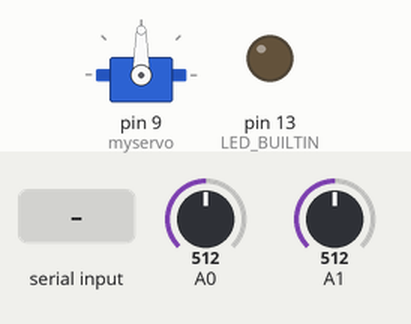
Bench run of a sketch on a simulated Arduino Uno, built with avr-gcc and run on an emulated ATmega328P. Shown: servo, output pins drawn as LEDs (lit = HIGH). The test bench sets the inputs (shaded band); at power-on: A0 = 512, A1 = 512. What the sketch prints to the serial monitor is not drawn.

Above: at 1.2 s.
1.3 s: "30,150\n" received over Serial
At 2.6 s:
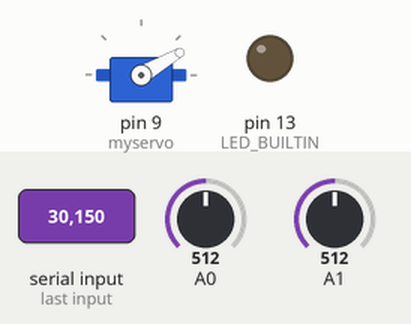
2.9 s: "5\n" received over Serial
At 4.2 s:
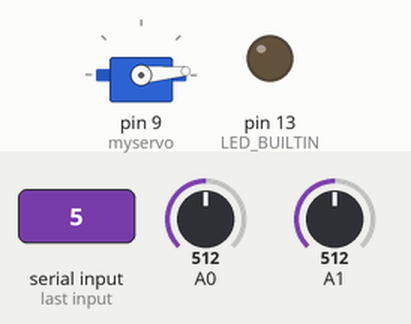
4.5 s: "200\n" received over Serial
At 5.8 s:
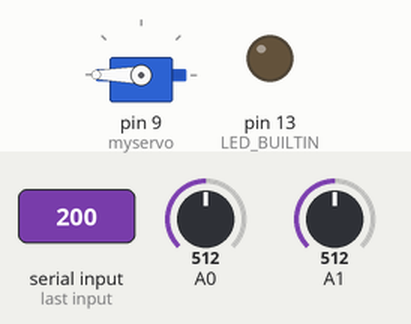
6.1 s: "90,45\n" received over Serial
At 7.4 s:
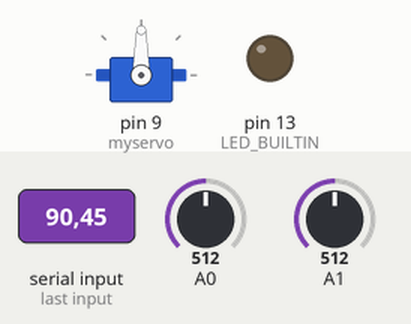
7.7 s: A0 set to 108
10.7 s: A0 set to 90
Timing chart, 0 to 13.7 s (numbered marks = the images above; inputs shaded):
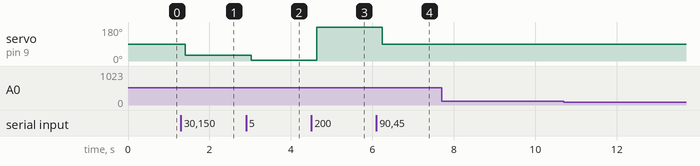

Measured:
- after the input at 1.3 s, servo on pin 9 (myservo): 90° → 30° after 0.11 s
- after the input at 2.9 s, servo on pin 9 (myservo): 30° → 5° after 0.12 s
- after the input at 4.5 s, servo on pin 9 (myservo): 5° → 180° after 0.13 s
- after the input at 6.1 s, servo on pin 9 (myservo): 180° → 90° after 0.14 s
- after the input at 7.7 s, every drawn part: stays the same
- after the input at 10.7 s, every drawn part: stays the same

The sketch:

arduino-connected.ino
```cpp
String inputString = "";
boolean stringComplete = false;

#include <Servo.h>

Servo myservo;  // create servo object to control a servo

void mqttify(char* destination, const char* payloadName, const char* payloadData) {
  strcpy(destination, "{\"" );
  strcat(destination, payloadName );
  strcat(destination, "\":" );
  strcat(destination, payloadData );
  strcat(destination, "}");
}

void setup() {
  // initialize serial:
  Serial.begin(9600);
  // reserve 200 bytes for the inputString:
  inputString.reserve(200);
  myservo.attach(9);
  pinMode(LED_BUILTIN, OUTPUT);
}

void loop() {
  int apa;
  char reply[32];
  char jsonreply[128];

  if (1) {

    apa = analogRead(A0);
    itoa(apa, reply, 10);
    mqttify(jsonreply, "lightlevel", reply);
    Serial.println(jsonreply);

    apa = analogRead(A1);
    itoa(apa, reply, 10);
    mqttify(jsonreply, "humidity", reply);
    Serial.println(jsonreply);
    delay(100); // don't flood the poor serial port
  }

  if (stringComplete) {
    myservo.write(inputString.toInt() );
    inputString = "";
    stringComplete = false;
  }

}

/*
  SerialEvent occurs whenever a new data comes in the
 hardware serial RX.  This routine is run between each
 time loop() runs, so using delay inside loop can delay
 response.  Multiple bytes of data may be available.
 */

void serialEvent() {
  while (Serial.available()) {
    // get the new byte:
    char inChar = (char)Serial.read();
    // add it to the inputString:
    inputString += inChar;
    // if the incoming character is a newline, set a flag
    // so the main loop can do something about it:
    if (inChar == '\n') {
      stringComplete = true;
    }
  }
}
```
